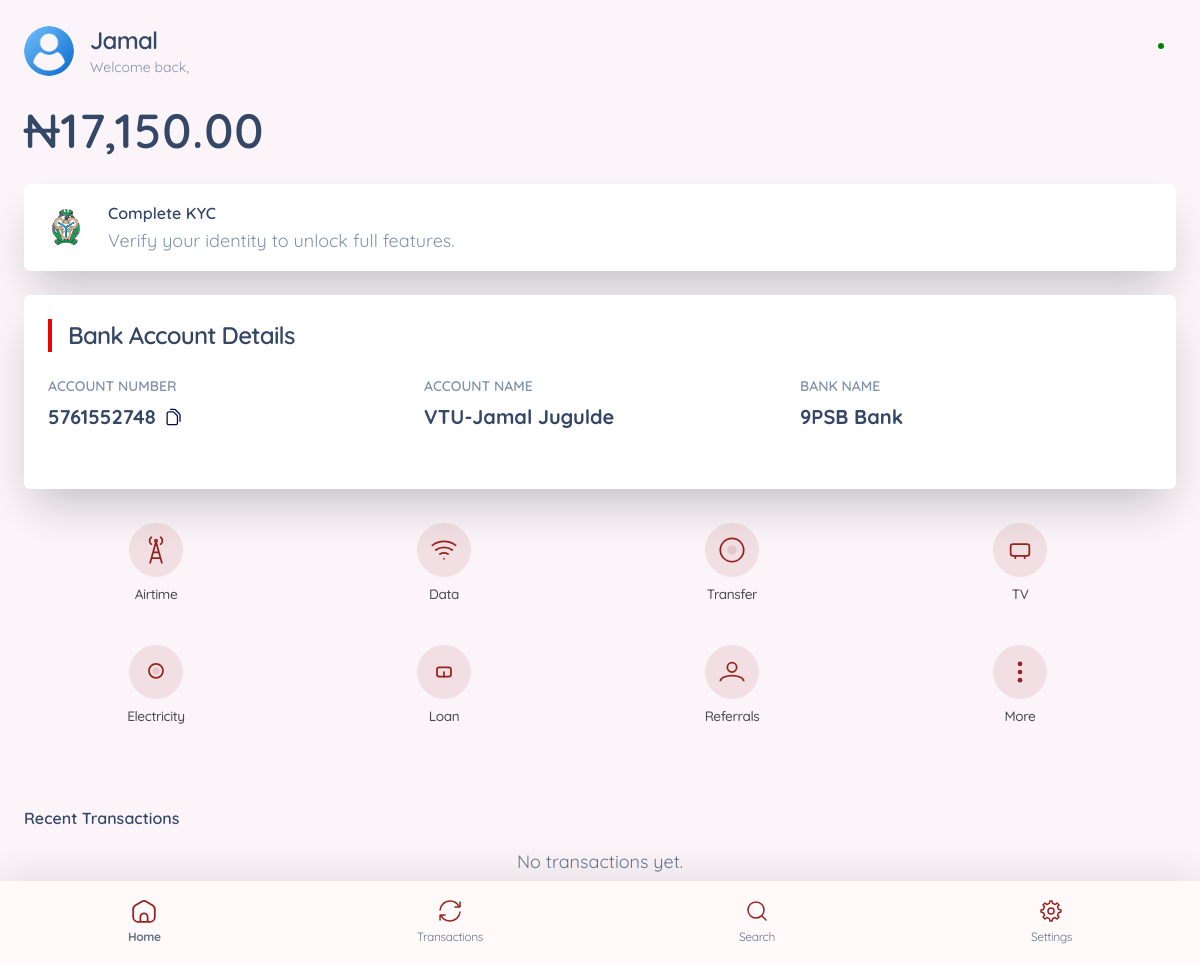
Before: /public/pages/dashboard.php (signed in) with the older database file.
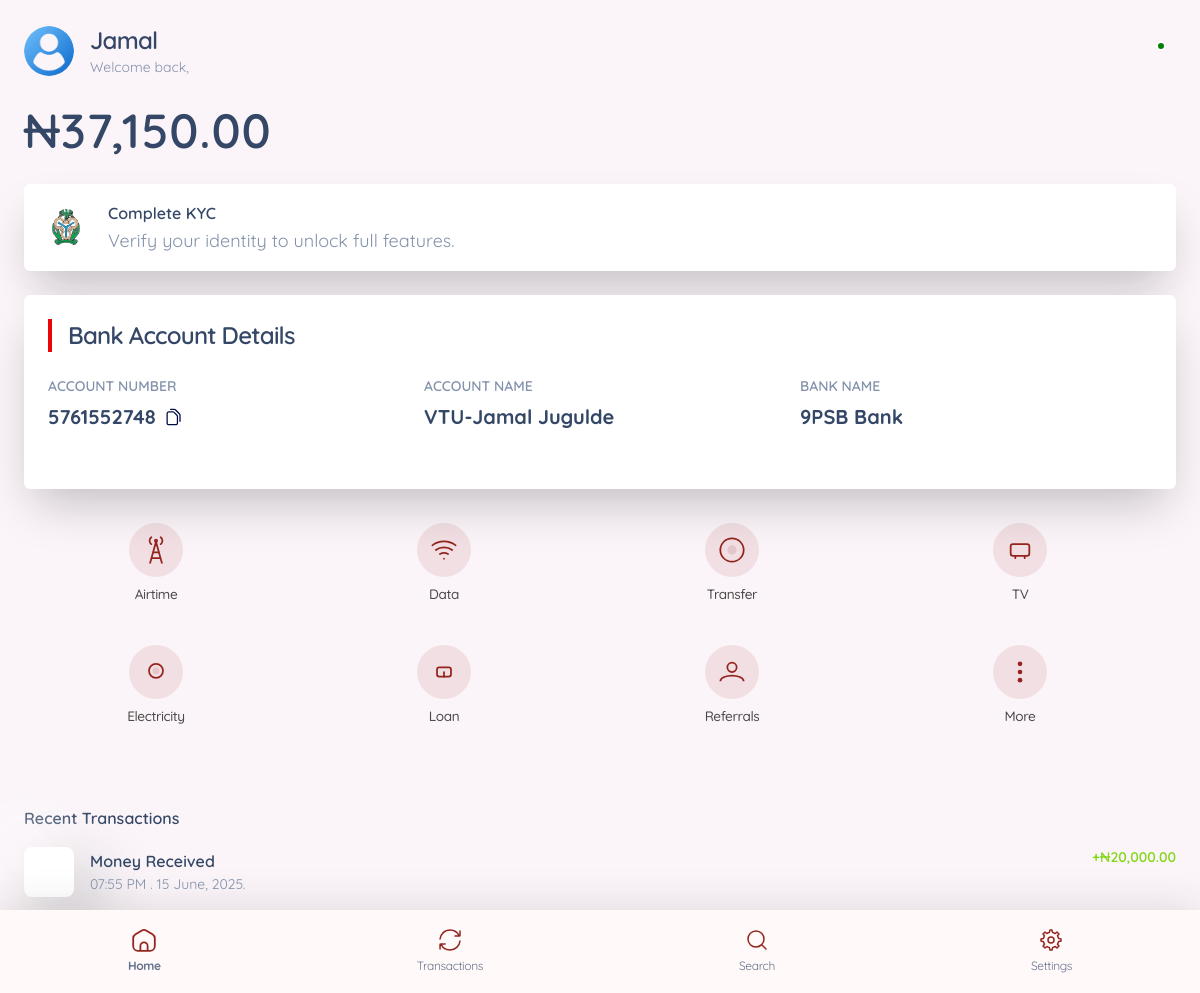
After: the same page with the newer database file.
### tables this page shows
CREATE TABLE `users` (
  `user_id` int(11) NOT NULL,
  `virtual_account` varchar(20) DEFAULT NULL,
  `account_name` varchar(50) NOT NULL,
  `bank_name` varchar(50) NOT NULL,
  `billstack_ref` varchar(20) NOT NULL,
  `first_name` varchar(20) NOT NULL,
  `last_name` varchar(20) NOT NULL,
  `email` varchar(100) NOT NULL,
  `phone_number` varchar(11) DEFAULT NULL,
  `password` varchar(255) NOT NULL,
  `w_bank_name` varchar(50) NOT NULL,
  `w_account_number` varchar(10) NOT NULL,
  `txn_pin` varchar(255) DEFAULT NULL,
  `address` varchar(100) NOT NULL,
  `state` varchar(15) NOT NULL,
  `country` varchar(15) NOT NULL,
  `city` varchar(20) NOT NULL,
  `photo` varchar(255) NOT NULL DEFAULT 'uploads/default.png',
  `updated_at` datetime DEFAULT NULL,
  `created_at` timestamp NOT NULL DEFAULT current_timestamp() ON UPDATE current_timestamp(),
  `registration_id` varchar(50) NOT NULL,
  `referral_code` varchar(10) DEFAULT NULL,
  `referral_link` varchar(100) NOT NULL,
  `referred_by` varchar(10) DEFAULT NULL,
  `registration_status` enum('incomplete','complete') DEFAULT 'incomplete',
  `account_status` enum('Active','Inactive','Banned','Frozen') NOT NULL DEFAULT 'Active',
  `kyc_value` varchar(11) DEFAULT NULL,
  `kyc_status` enum('verified','unverified','locked','banned') NOT NULL DEFAULT 'unverified',
  `kyc_type` enum('NIN','BVN') DEFAULT NULL
);

CREATE TABLE `account_balance` (
  `account_id` int(11) NOT NULL,
  `user_id` int(11) DEFAULT NULL,
  `wallet_balance` decimal(15,2) DEFAULT NULL,
  `updated_at` timestamp NOT NULL DEFAULT current_timestamp() ON UPDATE current_timestamp(),
  `email` varchar(255) NOT NULL,
  `phone_number` varchar(11) NOT NULL
);

CREATE TABLE `transactions` (
  `id` int(11) NOT NULL,
  `user_id` int(11) NOT NULL,
  `service_id` int(11) NOT NULL,
  `provider_id` int(11) DEFAULT NULL,
  `plan_id` int(11) DEFAULT NULL,
  `reference` varchar(200) NOT NULL,
  `type` varchar(50) NOT NULL,
  `direction` enum('credit','debit') NOT NULL DEFAULT 'debit',
  `amount` decimal(10,2) NOT NULL,
  `email` varchar(255) DEFAULT NULL,
  `status` enum('success','fail') NOT NULL DEFAULT 'fail',
  `created_at` timestamp NOT NULL DEFAULT current_timestamp(),
  `icon` varchar(50) DEFAULT NULL,
  `color` varchar(20) DEFAULT NULL,
  `description` varchar(255) DEFAULT NULL
);

### functions/Model.php (called while the page is built, shortened)
<?php
function getUserInfo(PDO $pdo, int $userd): array|false
{
    $stmt = $pdo->prepare("SELECT * FROM users WHERE user_id = ?");
    $stmt->execute([$userd]);
    $user = $stmt->fetch(PDO::FETCH_ASSOC);
    return $user;
}
function getUserBalance($pdo, $user_id)
{
    $stmt = $pdo->prepare("SELECT wallet_balance FROM account_balance WHERE user_id = ?");
    $stmt->execute([$user_id]);
    $balance = $stmt->fetch();
    return number_format($balance['wallet_balance'], 2);
}
function getTransactions($pdo, $user_id, $limit = 5)
{
    try {
        $limit = (int)$limit;
        $stmt = $pdo->prepare("SELECT id, user_id, service_id, type, direction, amount, status, created_at, icon, color, description FROM transactions WHERE user_id = ? ORDER BY created_at DESC LIMIT $limit");
        $stmt->execute([$user_id]);
        $transactions = $stmt->fetchAll();
        return $transactions ?: [];
    } catch (PDOException $e) {
        echo $e->getMessage();
        return [];
    }
}

### public/pages/dashboard.php (the view, shortened to what the rows shown need)
<?php
require __DIR__ . '/../../config/config.php';
require __DIR__ . '/../../functions/Model.php';
require __DIR__ . '/../partials/header.php';
?>
<body>
    <main class="container-fluid py-4 mb-5">
        <header class="d-flex justify-content-between align-items-center mb-4">
            <div class="d-flex align-items-center">
                <a href="profile.php">
                    <img src="<?= $user['photo'] ?>" alt="photo" class="profile-avatar">
                </a>
                <div class="ms-3">
                    <h4 class="fs-4 fw-bold mb-0 text-capitalize"><?= $user['first_name'] ?? 'Guest'; ?></h4>
                    <p class="text-secondary text-sm m-0">Welcome back,</p>
                </div>
            </div>
        </header>
        <?php
        $balanceChange = getRecentBalanceChangePercent($pdo, $user_id);
        ?>
        <div class="d-flex align-items-center">
            <h2 class="display-5 fw-bold mb-0 digit m-0" id="balanceAmount"><?= "&#8358;" . getUserBalance($pdo, $user_id) ?><span class="m-0"><?php if ($balanceChange['valid']): ?><small class="fw-bold text-xs <?= $balanceChange['direction'] === 'debit' ? 'text-danger' : 'text-success' ?>">
                    <?php endif; ?>
                </span></h2>
        </div>
        <?php if ($user): ?>
            <div class="account-banner bg-white border-0 rounded shadow-xl p-4 my-4 animate-fade-in">
                <h4 class="mb-4 text-dark fw-bold border-start border-4 border-danger ps-3">Bank Account Details</h4>
                <div class="row text-dark">
                    <div class="col-md-4 mb-3">
                        <h6 class="text-uppercase text-secondary mb-1 text-sm">Account Number</h6>
                        <div class="d-flex align-items-center">
                            <p class="fs-5 fw-bolder me-2 mb-0" id="account-number">
                                <?= htmlspecialchars($user['virtual_account']) ?>
                            </p>
                        </div>
                    </div>
                    <div class="col-md-4 mb-3">
                        <h6 class="text-uppercase text-secondary mb-1 text-sm">Account Name</h6>
                        <p class="fs-5 fw-bolder"><?= htmlspecialchars($user['account_name']) ?></p>
                    </div>
                    <div class="col-md-4 mb-3">
                        <h6 class="text-uppercase text-secondary mb-1 text-sm">Bank Name</h6>
                        <p class="fs-5 fw-bolder"><?= htmlspecialchars($user['bank_name']) ?></p>
                    </div>
                </div>
            </div>
        <?php else: ?>
            <div class="alert alert-warning my-3">Unable to retrieve account details.</div>
        <?php endif; ?>
        <div class="p-0 mt-5">
            <div class="transaction-list">
                <?php
                $transactions = getTransactions($pdo, $user_id);
                if (!$transactions) {
                    echo '<p class="text-center text-muted">No transactions yet.</p>';
                } else {
                    foreach ($transactions as $transaction) {
                        $icon = "<i class='{$transaction['icon']} {$transaction['color']}'></i>";
                        $textColor = $transaction['direction'] === 'credit' ? 'text-success' : 'text-danger';
                        $formattedAmount = number_format($transaction['amount'], 2);
                        $date = date("h:i A . d F, Y.", strtotime($transaction['created_at']));
                        $prefix = $transaction['direction'] === 'credit' ? '+₦' : '-₦';
                        if ($transactions) {
                ?>
                            <div class='d-flex justify-content-between align-items-start mb-3 pb-2'>
                                <div class='d-flex align-items-center gap-3'>
                                    <div class='transaction-icon'><?= $icon ?></div>
                                    <div>
                                        <h6 class='mb-0 text-capitalize'><?= $transaction['type'] ?></h6>
                                        <p class='text-sm text-secondary mb-0'><?= $date ?></p>
                                    </div>
                                </div>
                                <span class='<?= $textColor ?> fw-semibold text-sm'><?= $prefix . $formattedAmount ?></span>
                            </div>
                <?php
                        }
                    }
                }
                ?>
            </div>
        </div>
    </main>
</body>
</html>

Changed rows visible on the page:
changed account_balance: wallet_balance "17,150.00" → "37,150.00"
added transactions: type "Money Received", created_at "07:55 PM . 15 June, 2025.", direction "+₦", amount "20,000.00"
Other visible differences:
text no longer shown: "No transactions yet."
